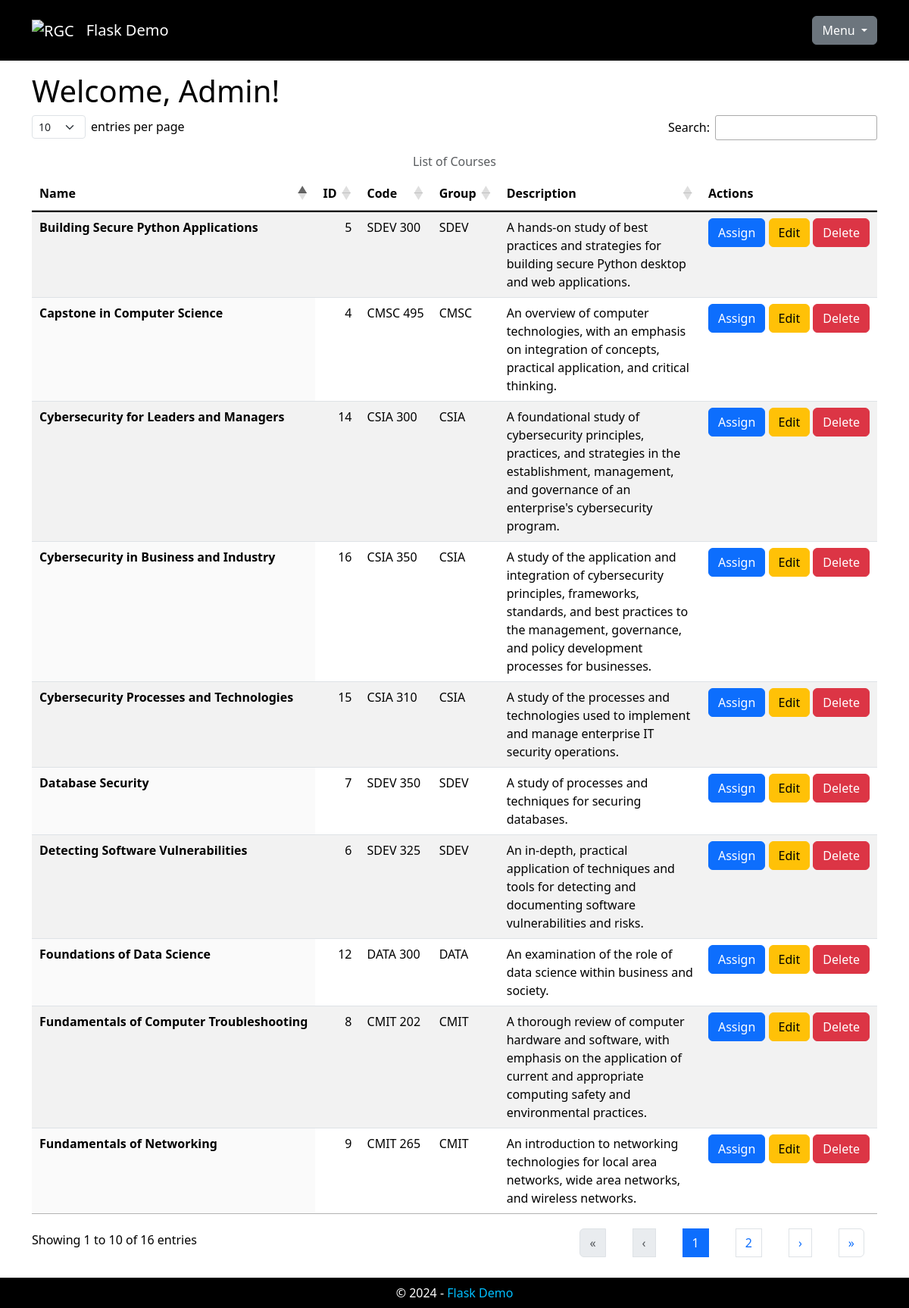
The page /courses (signed in) on the database its author committed.
### app/models.py (models this page shows, shortened)
class User(UserMixin, db.Model):
    __tablename__ = 'users'
    user_id: Mapped[int] = mapped_column(primary_key=True)
    username: Mapped[str] = mapped_column(
        String(64), index=True, unique=True)
    user_email: Mapped[Optional[str]] = mapped_column(
        String(128), unique=True)
    is_admin: Mapped[bool] = mapped_column()
    password_hash: Mapped[Optional[str]] = mapped_column(
        String(256))
    associations: Mapped[List['Association']] = relationship(
        back_populates='user', cascade="all, delete-orphan")
    def get_id(self):
        return self.user_id

class Course(db.Model):
    __tablename__ = 'courses'
    course_id: Mapped[int] = mapped_column(primary_key=True)
    course_name: Mapped[str] = mapped_column(
        String(64), index=True, unique=True)
    course_code: Mapped[str] = mapped_column(
        String(64))
    course_group: Mapped[Optional[str]] = mapped_column(
        String(64))
    course_desc: Mapped[Optional[str]] = mapped_column(
        String(256))
    associations: Mapped[List['Association']] = relationship(
        back_populates='course', cascade="all, delete-orphan")

### app/main/main_routes.py (the view)
@bp.route('/courses')
@login_required
def courses():
    if not current_user.is_admin:
        flash(NOT_AUTH_MSG1)
        return redirect(url_for(INDEX_PAGE))
    _page_title = 'List of Courses'
    _courses = Course.query.all()
    _courses = [_courses] if not isinstance(_courses, list) else _courses
    _html = render_template('main/courses.html', page_title=_page_title,
                            courses=_courses)
    return _html

### app/models.py (called while the page is built)
@login.user_loader
def load_user(user_id):
    validate_input('user_id', user_id, int)
    return db.session.get(User, user_id)

### app/templates/main/courses.html (shortened to what this page needs)
{% extends "base.html" %}
{% block head %}
{{ super() }}
<link rel="stylesheet" type="text/css" href="{{ url_for('static', filename='css/dataTables.dataTables.min.css') }}">
<link rel="stylesheet" type="text/css" href="{{ url_for('static', filename='css/dataTables.bootstrap5.min.css') }}">
{% endblock %}
{% block content %}
{% if not current_user.is_admin %}
<h1>Welcome!</h1>
<p>This page is restricted to administrators.</p>
{% else %}
<h1>Welcome, {{ current_user.username }}!</h1>
<table id="data-table" class="table table-striped display caption-top">
  <caption class="text-center">List of Courses</caption>
  <thead>
    <tr>
      <th scope="col">Name</th>
      <th scope="col">ID</th>
      <th scope="col">Code</th>
      <th scope="col">Group</th>
      <th scope="col">Description</th>
      {% if current_user.is_admin %}
      <th scope="col">Actions</th>
      {% endif %}
    </tr>
  </thead>
  <tbody class="table-group-divider">
    {% for course in courses %}
    <tr>
      <th scope="row" class="text-nowrap">{{ course.course_name }}</th>
      <td class="text-nowrap">{{ course.course_id }}</td>
      <td class="text-nowrap">{{ course.course_code }}</td>
      <td class="text-nowrap">{{ course.course_group }}</td>
      <td>{{ course.course_desc }}</td>
      {% if current_user.is_admin %}
      <td class="text-nowrap">
        <a class="btn btn-primary" href="{{ url_for('admin.assign_course', course_id=course.course_id) }}"
          title="Assign">Assign</a>
        <a class="btn btn-warning" href="{{ url_for('admin.edit_course', course_id=course.course_id) }}"
          title="Edit">Edit</a>
        <a class="btn btn-danger" href="{{ url_for('admin.delete_course', course_id=course.course_id) }}"
          title="Delete">Delete</a>
      </td>
      {% endif %}
    </tr>
    {% endfor %}
  </tbody>
</table>
{% endif %}
{% endblock %}

### app/templates/base.html (shortened to what this page needs)
<!DOCTYPE html>
<html lang="en">
<head>
  {% block head %}
  <link rel="stylesheet" type="text/css" href="{{ url_for('static', filename='css/bootstrap.min.css') }}">
  <link rel="stylesheet" type="text/css" href="{{ url_for('static', filename='css/base.css') }}">
  {% endblock %}
</head>
<body>
  <header>
    <nav class="navbar navbar-expand-lg navbar-dark fixed-top">
      <div class="container">
        <a class="navbar-brand" href="{{ url_for('main.index') }}" title="Home">
          <img src="{{ url_for('static', filename='img/logo.png') }}" alt="RGC" class="nav-logo" />
        </a>
        <a class="navbar-brand" href="{{ url_for('main.index') }}" title="Home">Flask Demo</a>
        <div class="dropdown ms-auto">
          <button class="btn btn-secondary dropdown-toggle" type="button" data-bs-toggle="dropdown"
            aria-expanded="false">
            Menu
          </button>
        </div>
      </div>
    </nav>
  </header>
  <main role="main">
    <div class="container">
      <div id="content">
        {% block content %}
        {% endblock %}
      </div>
  </main>
  <footer class="footer">
    <div class="text-center">
      &copy; <span id="currentYear"></span> -
      <a href="{{ url_for('main.index') }}" title="Home">Flask Demo</a>
    </div>
  </footer>
</body>
</html>

### app/static/css/base.css (style rules this page uses)
html { font-family: sans-serif; }
body { margin-top: 10vh !important; }
a { text-decoration: none; }
nav a, footer a { color: deepskyblue; }
nav { background-color: black; color: white; min-height: 10vh; }
.nav-logo { height: 6vh !important; min-height: 30px; }
#content { background-color: white; color: black; min-height: 85vh; padding-top: 1em; padding-bottom: 1em; }
footer { background-color: black; color: white; min-height: 5vh; padding-top: 1vh; }

### rows shown on the page
User: username "Admin"
Course: course_name "Capstone in Computer Science", course_id "4", course_code "CMSC 495", course_group "CMSC", course_desc "An overview of computer technologies, with an emphasis on integration of concepts, practical application, and critical thinking."
Course: course_name "Building Secure Python Applications", course_id "5", course_code "SDEV 300", course_group "SDEV", course_desc "A hands-on study of best practices and strategies for building secure Python desktop and web applications."
Course: course_name "Detecting Software Vulnerabilities", course_id "6", course_code "SDEV 325", course_group "SDEV", course_desc "An in-depth, practical application of techniques and tools for detecting and documenting software vulnerabilities and risks."
Course: course_name "Database Security", course_id "7", course_code "SDEV 350", course_group "SDEV", course_desc "A study of processes and techniques for securing databases."
Course: course_name "Fundamentals of Computer Troubleshooting", course_id "8", course_code "CMIT 202", course_group "CMIT", course_desc "A thorough review of computer hardware and software, with emphasis on the application of current and appropriate computing safety and environmental practices."
Course: course_name "Fundamentals of Networking", course_id "9", course_code "CMIT 265", course_group "CMIT", course_desc "An introduction to networking technologies for local area networks, wide area networks, and wireless networks."
Course: course_name "Foundations of Data Science", course_id "12", course_code "DATA 300", course_group "DATA", course_desc "An examination of the role of data science within business and society."
Course: course_name "Cybersecurity for Leaders and Managers", course_id "14", course_code "CSIA 300", course_group "CSIA", course_desc "A foundational study of cybersecurity principles, practices, and strategies in the establishment, management, and governance of an enterprise's cybersecurity program."
Course: course_name "Cybersecurity Processes and Technologies", course_id "15", course_code "CSIA 310", course_group "CSIA", course_desc "A study of the processes and technologies used to implement and manage enterprise IT security operations."
Course: course_name "Cybersecurity in Business and Industry", course_id "16", course_code "CSIA 350", course_group "CSIA", course_desc "A study of the application and integration of cybersecurity principles, frameworks, standards, and best practices to the management, governance, and policy development processes for businesses."
